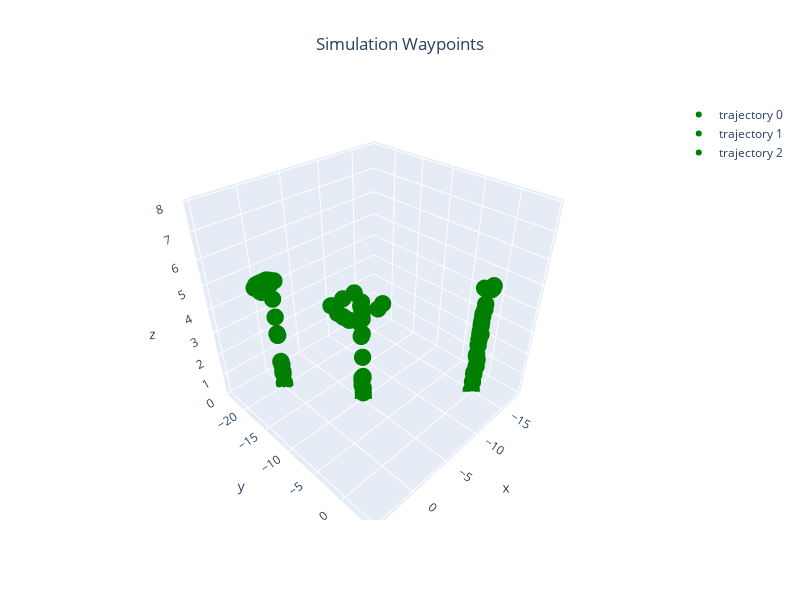

Here is the notebook cell this chart was saved with:
### Code cell
green_paths = []
for sysid,path in green_gcs.paths.items():
    green_paths.append(np.array([x for x in path if x is not None]))

markers = [ConfigGazebo.create_trajectory_from_array(array=path,color=Color.GREEN) for path in green_paths]
Gazebo.plot_3d_interactive(markers=markers,title="Simulation Waypoints",frames=(0.2, 0.2, 0.6),ground=-0.05)

### Figure 1 — Plotly figure (JSON) as saved in the notebook; plotly's stock layout.template omitted (floating-point values rounded to 4 significant figures; data arrays with more than 128 entries replaced by an {"elided": "..."} marker saying what was removed)
{"data": [{"marker": {"color": {"elided": "4978 str values"}, "size": 6}, "mode": "markers", "name": "trajectory 0", "type": "scatter3d", "x": {"elided": "4978 float values"}, "y": {"elided": "4978 float values"}, "z": {"elided": "4978 float values"}}, {"marker": {"color": {"elided": "4801 str values"}, "size": 6}, "mode": "markers", "name": "trajectory 1", "type": "scatter3d", "x": {"elided": "4801 float values"}, "y": {"elided": "4801 float values"}, "z": {"elided": "4801 float values"}}, {"marker": {"color": {"elided": "4708 str values"}, "size": 6}, "mode": "markers", "name": "trajectory 2", "type": "scatter3d", "x": {"elided": "4708 float values"}, "y": {"elided": "4708 float values"}, "z": {"elided": "4708 float values"}}], "layout": {"height": 600, "scene": {"xaxis": {"range": [-18.41, 5.496], "title": {"text": "x"}}, "yaxis": {"range": [-24.29, 5.257], "title": {"text": "y"}}, "zaxis": {"range": [-0.05, 8.076], "title": {"text": "z"}}}, "showlegend": true, "title": {"text": "Simulation Waypoints", "x": 0.5, "xanchor": "center"}, "width": 800}}
